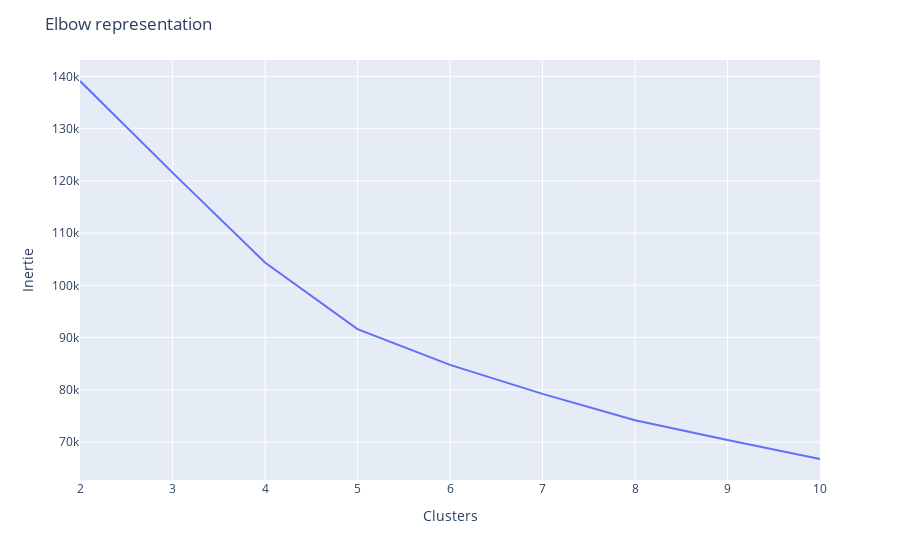

Write notebook code for a chart like this one.
### Code cell
fig = px.line(x = range(2,11), y = wcss)
fig.update_layout(yaxis_title='Inertie',xaxis_title='Clusters',title_text="Elbow representation")

fig.show()

### Figure 1 — Plotly figure (JSON) as saved in the notebook; plotly's stock layout.template omitted (floating-point values rounded to 4 significant figures)
{"data": [{"hovertemplate": "x=%{x}<br>y=%{y}<extra></extra>", "legendgroup": "", "line": {"color": "#636efa", "dash": "solid"}, "marker": {"symbol": "circle"}, "mode": "lines", "name": "", "orientation": "v", "showlegend": false, "type": "scatter", "x": [2, 3, 4, 5, 6, 7, 8, 9, 10], "xaxis": "x", "y": [139100.0, 121600.0, 104400.0, 91610.0, 84780.0, 79220.0, 74180.0, 70400.0, 66750.0], "yaxis": "y"}], "layout": {"legend": {"tracegroupgap": 0}, "margin": {"t": 60}, "title": {"text": "Elbow representation"}, "xaxis": {"anchor": "y", "domain": [0, 1], "title": {"text": "Clusters"}}, "yaxis": {"anchor": "x", "domain": [0, 1], "title": {"text": "Inertie"}}}}
